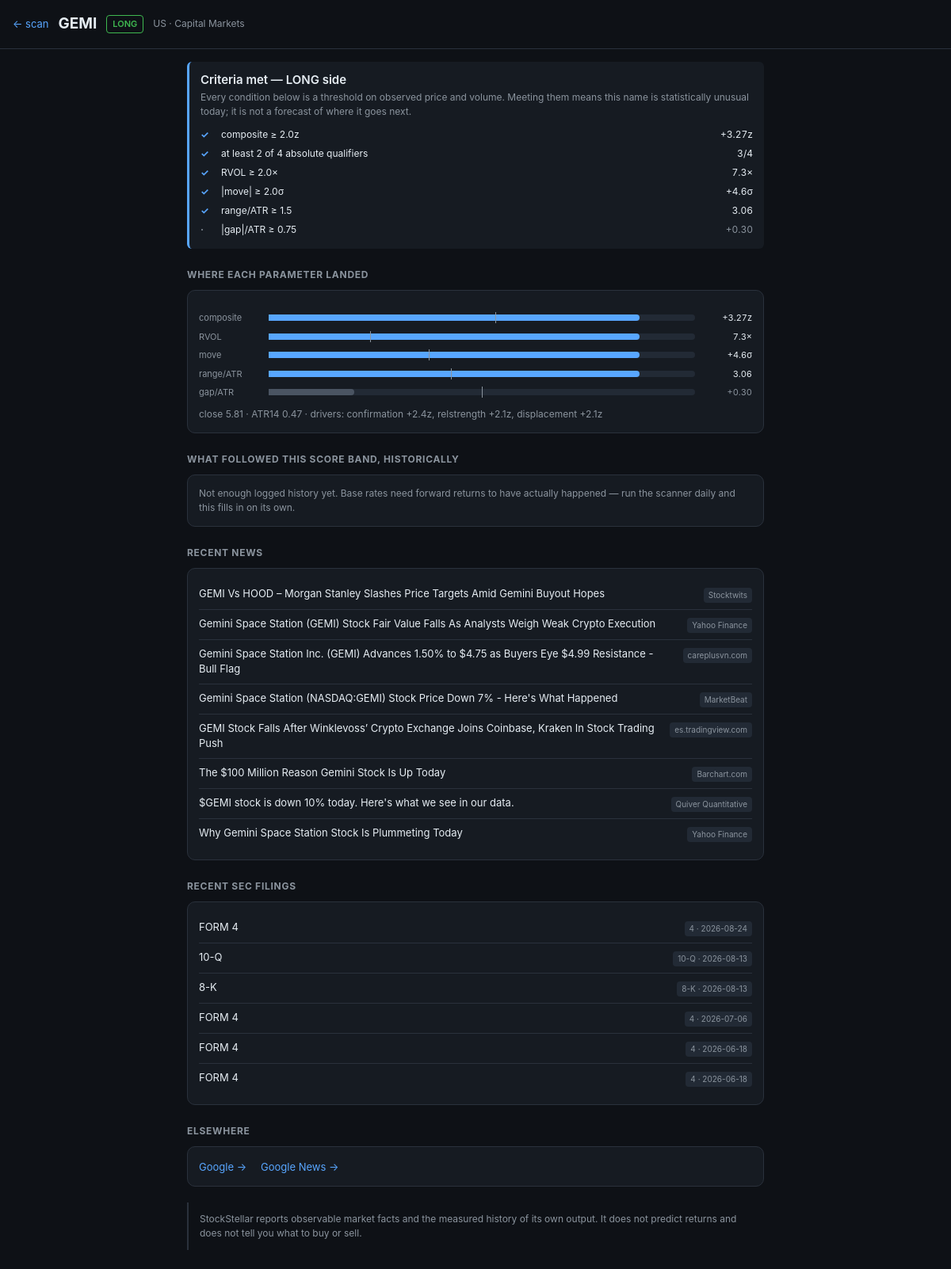
The page /name/GEMI on the database its author committed.
### tables this page shows
CREATE TABLE scan_pick (
        run_id     INTEGER NOT NULL,
        as_of_date TEXT NOT NULL,
        rank INTEGER, ticker TEXT, market TEXT, sector TEXT, side TEXT, composite_z REAL, score_pct REAL, n_qualifiers INTEGER, close REAL, atr14 REAL, rvol REAL, ret_z REAL, range_ratio REAL, gap_atr REAL, drivers TEXT, flags TEXT,
        PRIMARY KEY (as_of_date, ticker, run_id)
    );

### app/main.py (the view)
@app.get("/name/{ticker}", response_class=HTMLResponse)
async def name_page(request: Request, ticker: str):
    from scanner import news as news_mod
    from scanner import store as scan_store
    ticker = ticker.strip().upper()
    day = scan_store.day_for(None)
    picks = scan_store.picks_for(day["as_of_date"]) if day else []
    pick = next((p for p in picks if str(p.get("ticker", "")).upper() == ticker), None)
    market = (pick or {}).get("market")
    th = _thresholds()
    band = None
    if pick is not None:
        try:
            df = scan_store.score_band_base_rates(horizon=5)
            if not df.empty:
                lo = int(pick["score_pct"] // 10 * 10)
                hit = df[df["score_band"] == min(lo, 90)]
                if not hit.empty:
                    band = hit.iloc[0].to_dict() | {"horizon": 5}
        except Exception as e:                                   # noqa: BLE001
            log.info("base rates unavailable: %s", e)
    return TEMPLATES.TemplateResponse(request, "name.html", {
        "ticker": ticker,
        "pick": pick,
        "market": market,
        "sector": (pick or {}).get("sector"),
        "th": th,
        "verdict": _verdict(pick, th) if pick else None,
        "band": band,
        "news": news_mod.fetch_news(ticker, market, limit=8),
        "filings": news_mod.fetch_filings(news_mod.cik_for(ticker), limit=6),
    })

### app/templates/name.html (shortened to what this page needs)
{% from "_macros.html" import meter %}
<!doctype html>
<html lang="en">
<head>
</head>
<body>
  <header>
    <a class="back" href="/">&larr; scan</a>
    <h1>{{ ticker }}</h1>
    {% if pick %}<span class="side {{ pick.side }}">{{ pick.side|upper }}</span>{% endif %}
    <span class="muted">{{ market or '' }}{% if sector %} · {{ sector }}{% endif %}</span>
  </header>
  <main>
    {% if pick %}
      <div class="verdict {{ 'met' if verdict.meets else '' }}">
        <div class="vtitle">
          {% if verdict.meets %}
            Criteria met — {{ pick.side|upper }} side
          {% else %}
            Criteria not met
          {% endif %}
        </div>
        <div class="muted" style="margin-bottom:8px">
          Every condition below is a threshold on observed price and volume.
          Meeting them means this name is statistically unusual today; it is not a
          forecast of where it goes next.
        </div>
        {% for c in verdict.checks %}
          <div class="check {{ 'ok' if c.ok else 'no' }}">
            <span class="mark">{{ '✓' if c.ok else '·' }}</span>
            <span>{{ c.label }}</span>
            <span class="val">{{ c.value }}</span>
          </div>
        {% endfor %}
      </div>
      <h2>Where each parameter landed</h2>
      <div class="card">
        <div class="meters">
          {{ meter('composite',  pick.composite_z,  th.composite,   3.2, '%+.2f', 'z') }}
          {{ meter('RVOL',       pick.rvol,         th.rvol,        4.0, '%.1f',  '×') }}
          {{ meter('move',       pick.ret_z,        th.ret_z,       3.0, '%+.1f', 'σ') }}
          {{ meter('range/ATR',  pick.range_ratio,  th.range_ratio, 2.5, '%.2f',  '') }}
          {{ meter('gap/ATR',    pick.gap_atr,      th.gap_atr,     1.5, '%+.2f', '') }}
        </div>
        <div class="muted" style="margin-top:10px">
          close {{ '%.2f'|format(pick.close) }} · ATR14 {{ '%.2f'|format(pick.atr14 or 0) }}
          {% if pick.drivers %} · drivers: {{ pick.drivers }}{% endif %}
        </div>
      </div>
    {% else %}
      <div class="card muted">{{ ticker }} was not flagged in the latest logged session.</div>
    {% endif %}
    <h2>What followed this score band, historically</h2>
    {% if band and band.n %}
      <div class="card">
        <table>
          <thead><tr><th>band</th><th>n</th><th>closed higher</th><th>± SE</th><th>mean return</th></tr></thead>
          <tbody>
            <tr>
              <td>{{ band.score_band }}–{{ band.score_band + 10 }}</td>
              <td>{{ band.n }}</td>
              <td>{{ band.up_rate_pct }}%</td>
              <td>{{ band.se_pp }} pp</td>
              <td>{{ band.mean_ret_pct }}%</td>
            </tr>
          </tbody>
        </table>
        <div class="muted" style="margin-top:8px">
          Measured from the point-in-time log over {{ band.horizon }} sessions forward,
          in the direction the scanner called. Read <b>n</b> and <b>SE</b> before the
          headline number: a band with few observations is not a finding, and this is a
          record of what happened, not a probability of what will.
        </div>
      </div>
    {% else %}
      <div class="card muted">
        Not enough logged history yet. Base rates need forward returns to have actually
        happened — run the scanner daily and this fills in on its own.
      </div>
    {% endif %}
    <h2>Recent news</h2>
    <div class="card">
      {% if news %}
        {% for n in news %}
          <div class="row">
            <a href="{{ n.url }}" target="_blank" rel="noopener noreferrer">{{ n.title }}</a>
            <span class="tag">{{ n.source or '' }}</span>
          </div>
        {% endfor %}
      {% else %}
        <span class="muted">No headlines returned.</span>
      {% endif %}
    </div>
    {% if filings %}
      <h2>Recent SEC filings</h2>
      <div class="card">
        {% for f in filings %}
          <div class="row">
            <a href="{{ f.url }}" target="_blank" rel="noopener noreferrer">
              {{ f.desc or f.form }}</a>
            <span class="tag">{{ f.form }} · {{ f.date }}</span>
          </div>
        {% endfor %}
      </div>
    {% endif %}
    <h2>Elsewhere</h2>
    <div class="card links">
      <a href="{{ company_url(ticker, market) }}" target="_blank" rel="noopener noreferrer">Google &rarr;</a>
      <a href="{{ news_url(ticker, market) }}" target="_blank" rel="noopener noreferrer">Google News &rarr;</a>
    </div>
    <div class="note">
      StockStellar reports observable market facts and the measured history of its own
      output. It does not predict returns and does not tell you what to buy or sell.
    </div>
  </main>
</body>
</html>

### app/templates/name.html (style rules this page uses)
:root { --bg:#0e1116; --panel:#161b22; --border:#2a313c; --text:#e6edf3; --muted:#8b949e; --green:#3fb950; --red:#f85149; --accent:#58a6ff; --amber:#d29922; }
* { box-sizing: border-box; }
body { margin:0; font:14px/1.5 -apple-system, BlinkMacSystemFont, "Segoe UI", sans-serif; background:var(--bg); color:var(--text); }
header { padding:16px; border-bottom:1px solid var(--border); display:flex; align-items:center; gap:12px; }
header a.back { color:var(--accent); text-decoration:none; font-size:13px; }
h1 { margin:0; font-size:19px; }
main { padding:16px; max-width:760px; margin:0 auto; }
h2 { font-size:12px; text-transform:uppercase; letter-spacing:.06em; color:var(--muted); margin:24px 0 10px; }
.side { font-size:11px; font-weight:600; padding:2px 7px; border-radius:4px; }
.side.long { color:var(--green); border:1px solid var(--green); }
.muted { color:var(--muted); font-size:12px; }
.card { background:var(--panel); border:1px solid var(--border); border-radius:10px; padding:14px; margin-bottom:10px; }
.verdict { border-left:3px solid var(--border); padding:12px 14px; border-radius:6px; background:var(--panel); }
.verdict.met { border-left-color:var(--accent); }
.vtitle { font-size:15px; font-weight:600; margin-bottom:2px; }
.check { display:grid; grid-template-columns:18px 1fr auto; gap:8px; align-items:baseline; font-size:12px; padding:3px 0; }
.check .mark { font-weight:700; }
.check.ok .mark { color:var(--accent); }
.check.no .mark { color:var(--muted); }
.check .val { color:var(--text); font-variant-numeric:tabular-nums; }
.check.no .val { color:var(--muted); }
.meters { margin-top:12px; display:grid; gap:7px; }
.row { display:flex; justify-content:space-between; gap:12px; padding:8px 0; border-bottom:1px solid var(--border); font-size:13px; align-items:flex-start; }
.row:last-child { border-bottom:none; }
.row a { color:var(--text); text-decoration:none; }
.tag { font-size:10px; padding:2px 6px; border-radius:4px; background:#222a35; color:var(--muted); white-space:nowrap; align-self:flex-start; flex:0 0 auto; margin-top:2px; }
.links a { color:var(--accent); text-decoration:none; margin-right:14px; font-size:13px; }
.note { margin:20px 0 8px; padding:12px 14px; border-left:2px solid var(--border); color:var(--muted); font-size:12px; }

### rows shown on the page
scan_pick: ticker "GEMI", side "LONG", sector "Capital Markets", drivers "confirmation +2.4z, relstrength +2.1z, displacement +2.1z"

### other values the page prints
{{ market or '' }} "US"
{{ '✓' if c.ok else '·' }} "✓" "✓" "✓" "✓" "✓" "·"
{{ c.label }} "composite ≥ 2.0z" "at least 2 of 4 absolute qualifiers" "RVOL ≥ 2.0×" "|move| ≥ 2.0σ" "range/ATR ≥ 1.5" "|gap|/ATR ≥ 0.75"
{{ c.value }} "+3.27z" "3/4" "7.3×" "+4.6σ" "3.06" "+0.30"
{{ label }} "composite RVOL move range/ATR gap/ATR"
{{ fmt | format(value) }} "+3.27 7.3 +4.6 3.06 +0.30"
{{ suffix }} "z × σ"
{{ '%.2f'|format(pick.close) }} "5.81"
{{ '%.2f'|format(pick.atr14 or 0) }} "0.47"
{{ n.title }} "GEMI Vs HOOD – Morgan Stanley Slashes Price Targets Amid Gemini Buyout Hopes" "Gemini Space Station (GEMI) Stock Fair Value Falls As Analysts Weigh Weak Crypto Execution" "Gemini Space Station Inc. (GEMI) Advances 1.50% to $4.75 as Buyers Eye $4.99 Resistance - Bull Flag" "Gemini Space Station (NASDAQ:GEMI) Stock Price Down 7% - Here's What Happened" "GEMI Stock Falls After Winklevoss’ Crypto Exchange Joins Coinbase, Kraken In Stock Trading Push" "The $100 Million Reason Gemini Stock Is Up Today" "$GEMI stock is down 10% today. Here's what we see in our data." "Why Gemini Space Station Stock Is Plummeting Today"
{{ n.source or '' }} "Stocktwits" "Yahoo Finance" "careplusvn.com" "MarketBeat" "es.tradingview.com" "Barchart.com" "Quiver Quantitative" "Yahoo Finance"
{{ f.desc or f.form }} "FORM 4" "10-Q" "8-K" "FORM 4" "FORM 4" "FORM 4"
{{ f.form }} "4" "10-Q" "8-K" "4" "4" "4"
{{ f.date }} "2026-08-24" "2026-08-13" "2026-08-13" "2026-07-06" "2026-06-18" "2026-06-18"
